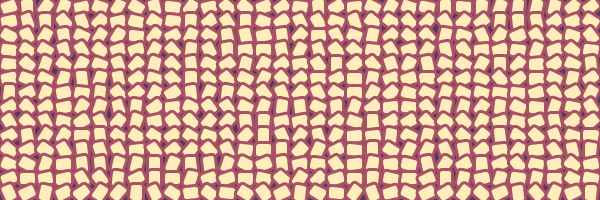
Frame 1 (no input)
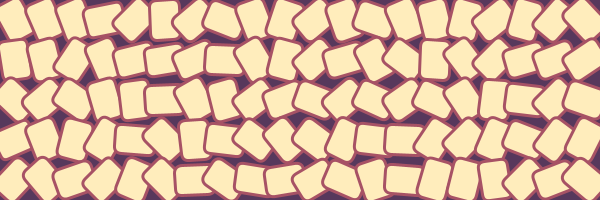
Frame 2 (the mouse pressed at the canvas centre, redrawn once)

The Processing sketch that drew these frames (run headless with seeded random() and noise(); the mouse was pressed at the canvas centre and the sketch redrawn once):

// Processing sketch: processing_173560
// ── processing_173560.pde

void setup () {
  size(600, 200);
  smooth();
  noLoop();
}

void draw () {
  background (#57385c);
  fill (#ffedbc);
  stroke (#A75265);
  strokeWeight (3);

  int anzahlDerElementeX = (int) random(2, 50);
  int anzahlDerElementeY = (int) random(2, 50);
  int gesamtBreite = width;
  int gesamtHoehe = height;

  float rBreite = (float) gesamtBreite / anzahlDerElementeX;
  float rHoehe = (float) gesamtHoehe / anzahlDerElementeY;
  // println(rBreite);

  int j = 0;
  while (j < anzahlDerElementeY) {
    float y = j * rHoehe;
    
    // REIHE Anfang --------------------
    int i = 0;
    while (i < anzahlDerElementeX) {
      float x = i * rBreite;
     
      pushMatrix();
      translate(x+rBreite/2, y+rHoehe/2);
      rotate(random (0, TWO_PI) );
      rect(-rBreite/2, -rHoehe/2, rBreite, rHoehe, rBreite/4);
      popMatrix();
     
      i = i + 1;
    }
    // REIHE Ende --------------------
    
    j = j + 1;
  }
}


void mousePressed () {
  redraw();
}
